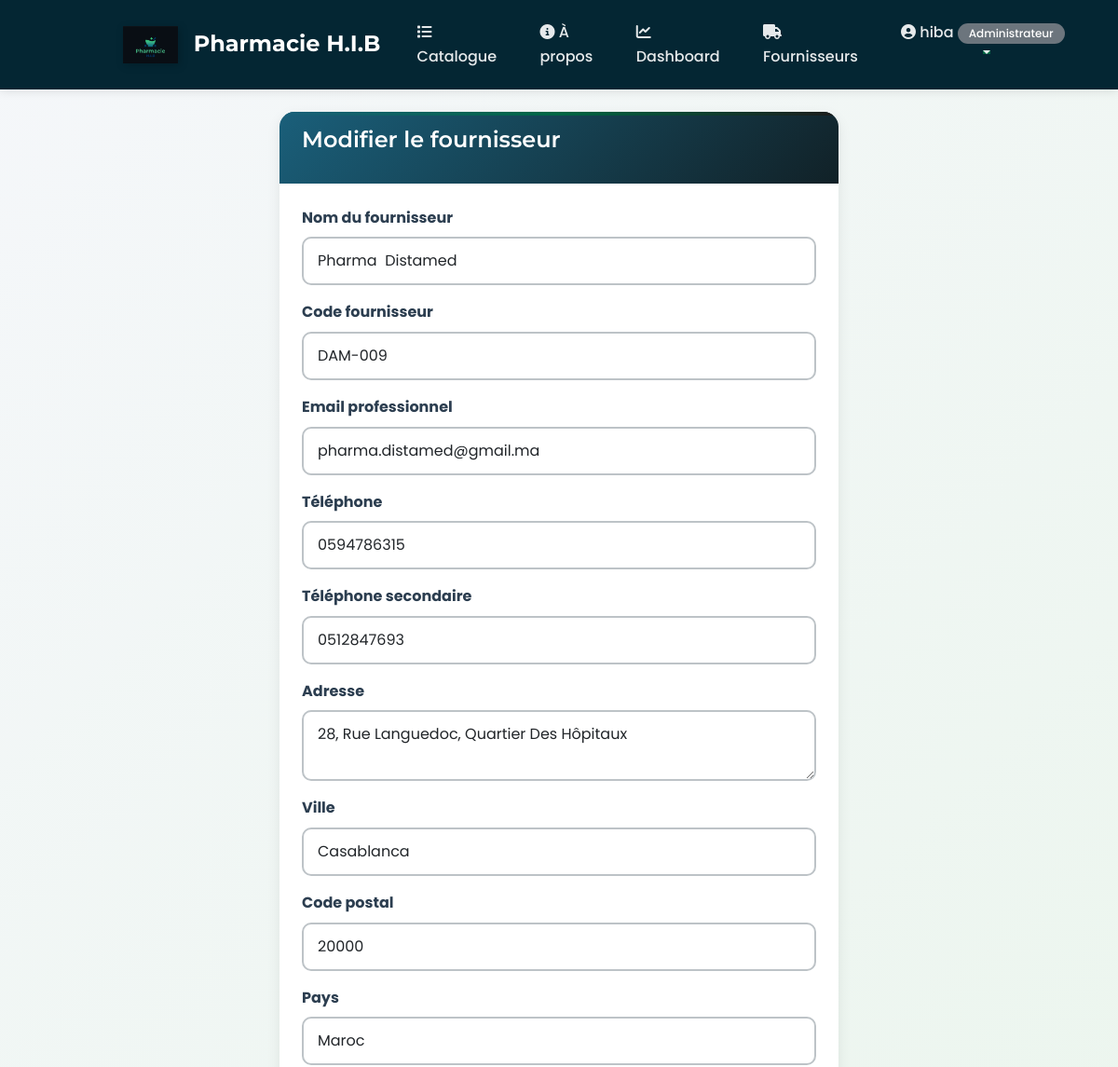
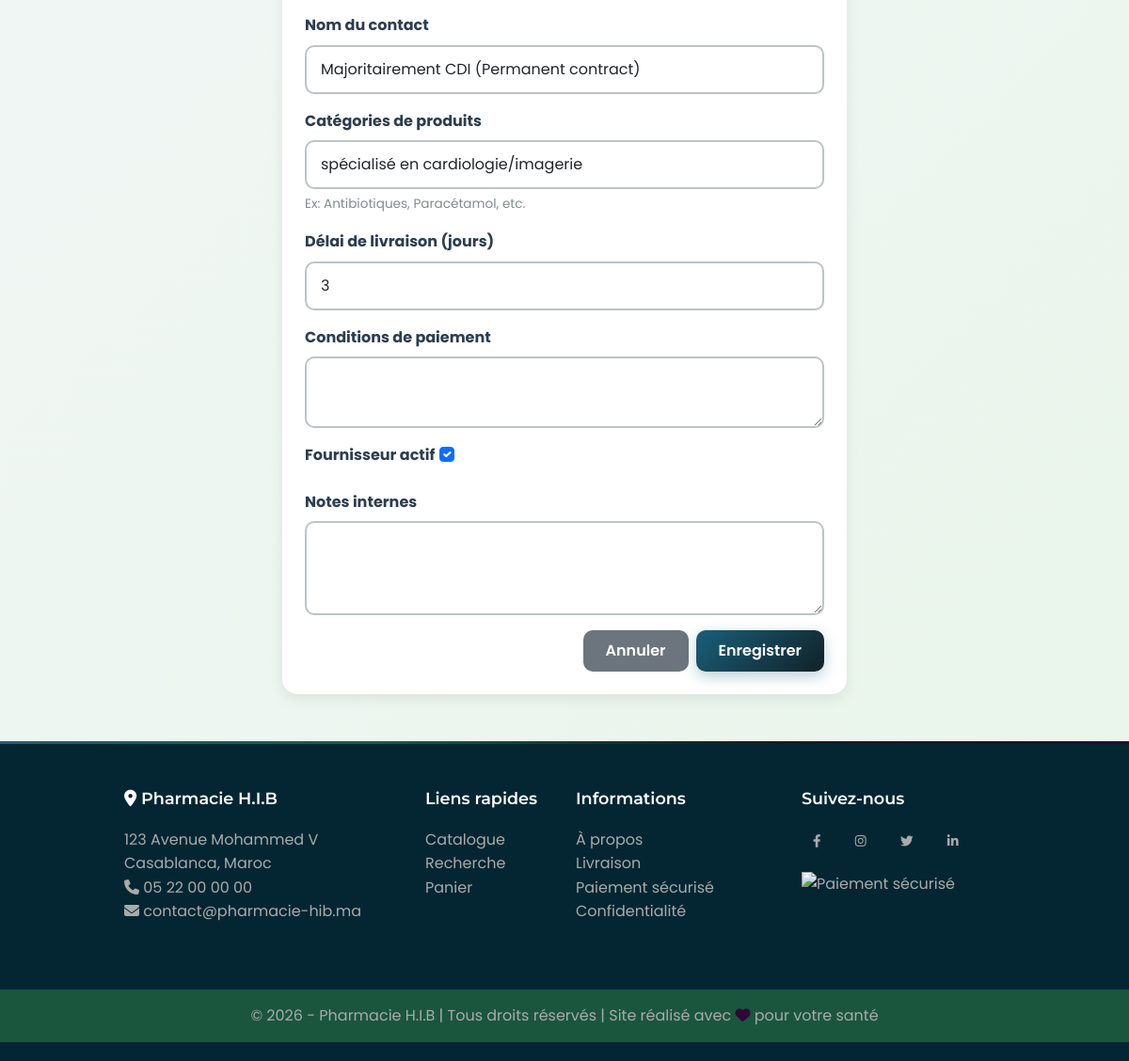
Screenshot of /fournisseurs/2/modifier/ (signed in) with the database file from the repository (2 pictures, top to bottom).
### users/models.py (models this page shows, shortened)
class Profile(models.Model):
    ROLE_CHOICES = [
        ('client', 'Client'),
        ('pharmacien', 'Pharmacien'),
        ('admin', 'Administrateur'),
    ]
    user = models.OneToOneField(User, on_delete=models.CASCADE)
    role = models.CharField(max_length=20, choices=ROLE_CHOICES, default='client')
    telephone = models.CharField(max_length=20, blank=True)
    adresse = models.TextField(blank=True)

### stock/models.py (models this page shows, shortened)
class Fournisseur(models.Model):
    nom = models.CharField(max_length=200, verbose_name="Nom du fournisseur")
    code_fournisseur = models.CharField(max_length=50, unique=True, verbose_name="Code fournisseur")
    email = models.EmailField(verbose_name="Email professionnel")
    telephone = models.CharField(max_length=20, verbose_name="Téléphone")
    telephone_secondaire = models.CharField(max_length=20, blank=True, verbose_name="Téléphone secondaire")
    adresse = models.TextField(verbose_name="Adresse")
    ville = models.CharField(max_length=100, verbose_name="Ville")
    code_postal = models.CharField(max_length=10, verbose_name="Code postal")
    pays = models.CharField(max_length=50, default="Maroc", verbose_name="Pays")
    contact_nom = models.CharField(max_length=100, verbose_name="Nom du contact")
    categorie_produits = models.CharField(
        max_length=200,
        blank=True,
        verbose_name="Catégories de produits",
        help_text="Ex: Antibiotiques, Paracétamol, etc."
    )
    delai_livraison = models.IntegerField(default=3, verbose_name="Délai de livraison (jours)")
    conditions_paiement = models.TextField(blank=True, verbose_name="Conditions de paiement")
    actif = models.BooleanField(default=True, verbose_name="Fournisseur actif")
    note = models.TextField(blank=True, verbose_name="Notes internes")
    date_ajout = models.DateTimeField(auto_now_add=True, verbose_name="Date d'ajout")
    date_modification = models.DateTimeField(auto_now=True, verbose_name="Date de modification")
    class Meta:
        verbose_name = "Fournisseur"
        verbose_name_plural = "Fournisseurs"
        ordering = ['nom']

### stock/views.py (the view)
# urls.py: path('fournisseurs/<int:pk>/modifier/', views.modifier_fournisseur, name='modifier_fournisseur'),
@login_required
def modifier_fournisseur(request, pk):
    if request.user.profile.role != 'admin':
        messages.error(request, 'Accès réservé aux administrateurs')
        return redirect('stock:liste_fournisseurs')
    fournisseur = get_object_or_404(Fournisseur, pk=pk)
    if request.method == 'POST':
        form = FournisseurForm(request.POST, instance=fournisseur)
        if form.is_valid():
            form.save()
            messages.success(request, f'✅ Fournisseur "{fournisseur.nom}" modifié avec succès !')
            return redirect('stock:liste_fournisseurs')
    else:
        form = FournisseurForm(instance=fournisseur)
    return render(request, 'stock/fournisseur_form.html', {'form': form, 'titre': 'Modifier le fournisseur'})

### pharmacie/context_processors.py (called while the page is built)
def alertes_context(request):
    if request.user.is_authenticated and request.user.profile.role in ['admin', 'pharmacien']:
        rupture = Medicament.objects.filter(quantite_stock=0).count()
        critique = Medicament.objects.filter(quantite_stock__lte=Medicament.objects.values('seuil_alerte')).count()
        date_limite = timezone.now().date() + timedelta(days=30)
        expirant = Medicament.objects.filter(date_expiration__lte=date_limite, date_expiration__gte=timezone.now().date()).count()
        expires = Medicament.objects.filter(date_expiration__lt=timezone.now().date()).count()
        total_alertes = rupture + critique + expirant + expires
    else:
        total_alertes = 0
    return {'total_alertes': total_alertes}

### stock/templates/stock/fournisseur_form.html (shortened to what this page needs)
{% extends 'base.html' %}
{% block content %}
<div class="container">
    <div class="row justify-content-center">
        <div class="col-md-8">
            <div class="card">
                <div class="card-header bg-primary text-white">
                    <h3>{{ titre }}</h3>
                </div>
                <div class="card-body">
                    <form method="post">
                        {% for field in form %}
                        <div class="mb-3">
                            <label class="form-label fw-bold">{{ field.label }}</label>
                            {{ field }}
                            {% if field.help_text %}
                                <div class="form-text">{{ field.help_text }}</div>
                            {% endif %}
                        </div>
                        {% endfor %}
                        <div class="d-flex justify-content-end gap-2">
                            <a href="{% url 'stock:liste_fournisseurs' %}" class="btn btn-secondary">Annuler</a>
                            <button type="submit" class="btn btn-primary">Enregistrer</button>
                        </div>
                    </form>
                </div>
            </div>
        </div>
    </div>
</div>
{% endblock %}

### templates/base.html (shortened to what this page needs)
<!DOCTYPE html>
<html lang="fr">
<head>
    <link href="https://cdn.jsdelivr.net/npm/bootstrap@5.3.0/dist/css/bootstrap.min.css" rel="stylesheet">
    <link rel="stylesheet" href="https://cdnjs.cloudflare.com/ajax/libs/font-awesome/6.4.0/css/all.min.css">
    {% load static %}
    <link rel="stylesheet" href="{% static 'css/style.css' %}">
</head>
<body>
    <nav class="navbar navbar-expand-lg navbar-dark bg-pharmacy sticky-top">
        <div class="container">
            <a class="navbar-brand" href="{% url 'stock:liste_medicaments' %}">
                <img src="{% static 'images/image.png' %}" alt="H.I.B">
                Pharmacie H.I.B
            </a>
            <div class="collapse navbar-collapse" id="navbarNav">
                <ul class="navbar-nav ms-auto">
                    <li class="nav-item">
                        <a class="nav-link" href="{% url 'stock:liste_medicaments' %}">
                            <i class="fas fa-list"></i> Catalogue
                        </a>
                    </li>
                    <li class="nav-item">
                        <a class="nav-link" href="{% url 'stock:about' %}">
                            <i class="fas fa-info-circle"></i> À propos
                        </a>
                    </li>
                    {% if user.is_authenticated %}
                        {% if user.profile.role == 'admin' %}
                            <li class="nav-item">
                                <a class="nav-link" href="{% url 'dashboard:index' %}">
                                    <i class="fas fa-chart-line"></i> Dashboard
                                </a>
                            </li>
                            <li class="nav-item">
                                <a class="nav-link" href="{% url 'stock:liste_fournisseurs' %}">
                                    <i class="fas fa-truck"></i> Fournisseurs
                                </a>
                            </li>
                        {% endif %}
                        <li class="nav-item dropdown">
                            <a class="nav-link dropdown-toggle" href="#" data-bs-toggle="dropdown">
                                <i class="fas fa-user-circle"></i> {{ user.username }}
                                <span class="badge bg-secondary">{{ user.profile.get_role_display }}</span>
                            </a>
                        </li>
                    {% endif %}
                </ul>
            </div>
        </div>
    </nav>
    <main class="container mt-4">
        {% block content %}
        {% endblock %}
    </main>
    <footer class="footer">
        <div class="container">
            <div class="row">
                <div class="col-md-4 mb-4">
                    <h5><i class="fas fa-map-marker-alt"></i> Pharmacie H.I.B</h5>
                    <p>123 Avenue Mohammed V<br>
                    Casablanca, Maroc<br>
                    <i class="fas fa-phone"></i> 05 22 00 00 00<br>
                    <i class="fas fa-envelope"></i> contact@pharmacie-hib.ma</p>
                </div>
                <div class="col-md-2 mb-4">
                    <h5>Liens rapides</h5>
                    <ul class="list-unstyled">
                        <li><a href="{% url 'stock:liste_medicaments' %}">Catalogue</a></li>
                        <li><a href="{% url 'stock:recherche' %}">Recherche</a></li>
                        <li><a href="{% url 'ventes:panier' %}">Panier</a></li>
                    </ul>
                </div>
                <div class="col-md-3 mb-4">
                    <h5>Informations</h5>
                    <ul class="list-unstyled">
                        <li><a href="#">À propos</a></li>
                        <li><a href="#">Livraison</a></li>
                        <li><a href="#">Paiement sécurisé</a></li>
                        <li><a href="#">Confidentialité</a></li>
                    </ul>
                </div>
                <div class="col-md-3 mb-4">
                    <h5>Suivez-nous</h5>
                    <div class="social-links">
                        <a href="#" class="btn btn-outline-light btn-sm me-2"><i class="fab fa-facebook-f"></i></a>
                        <a href="#" class="btn btn-outline-light btn-sm me-2"><i class="fab fa-instagram"></i></a>
                        <a href="#" class="btn btn-outline-light btn-sm me-2"><i class="fab fa-twitter"></i></a>
                        <a href="#" class="btn btn-outline-light btn-sm"><i class="fab fa-linkedin-in"></i></a>
                    </div>
                    <div class="mt-3">
                        <img src="{% static 'images/paiement.png' %}" alt="Paiement sécurisé" style="height: 40px;" class="img-fluid">
                    </div>
                </div>
            </div>
        </div>
        <div class="footer-bottom">
            <div class="container text-center">
                <p class="mb-0">&copy; 2026 - Pharmacie H.I.B | Tous droits réservés | Site réalisé avec <i class="fas fa-heart text-danger"></i> pour votre santé</p>
            </div>
        </div>
    </footer>
</body>
</html>

### templates/base.html (style rules this page uses)
:root { --primary-color: #042633ff; --secondary-color: #042633ff; --accent-color: #e62236ff; --danger-color: #e74c3c; --success-color: #27ae60; --warning-color: #f39c12; --light-bg: #f8f9fa; }
.navbar-brand { font-weight: bold; font-size: 1.5rem; }
.navbar-brand img { height: 40px; margin-right: 10px; }
.bg-pharmacy { background: linear-gradient(135deg, var(--primary-color), var(--secondary-color)); box-shadow: 0 2px 10px rgba(0,0,0,0.1); }
.nav-link { font-weight: 500; transition: all 0.3s; }
.footer { background: #042633ff; color: #aaa; padding: 50px 0 20px; margin-top: 50px; }
.footer h5 { color: white; margin-bottom: 20px; font-weight: 600; }
.footer a { color: #aaa; text-decoration: none; transition: color 0.3s; }
.footer-bottom { background: #1a563dff; padding: 15px 0; margin-top: 30px; }

### rows the page displays
Fournisseur: form "Pharma Distamed" "DAM-009" "pharma.distamed@gmail.ma" "0594786315" "0512847693" "28, Rue Languedoc, Quartier Des Hôpitaux" "Casablanca" "20000" "Maroc" "Majoritairement CDI (Permanent contract)" "spécialisé en cardiologie/imagerie" "3" "☑"

### other values shown
{{ user.username }} "hiba"
{{ user.profile.get_role_display }} "Administrateur"
{{ titre }} "Modifier le fournisseur"
{{ field.label }} "Nom du fournisseur" "Code fournisseur" "Email professionnel" "Téléphone" "Téléphone secondaire" "Adresse" "Ville" "Code postal" "Pays" "Nom du contact" "Catégories de produits" "Délai de livraison (jours)" "Conditions de paiement" "Fournisseur actif" "Notes internes"
{{ field.help_text }} "Ex: Antibiotiques, Paracétamol, etc."
